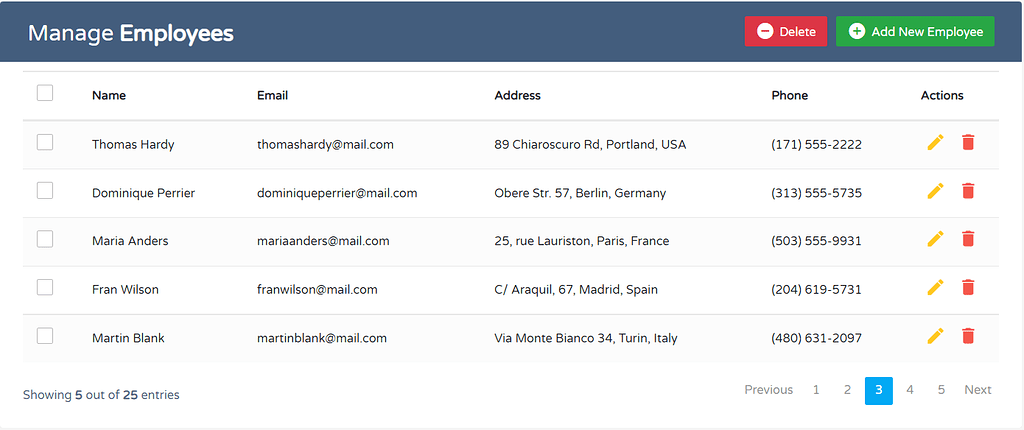
#> input picture Crawl4AI/image/delete.png, 1024 x 430 px
$ jupyter execute main.ipynb   (shell and % lines are left out)
#> lines starting #> are read from the running program, lines starting #| are printed output that depends on the picture; after the words box and inside, x2 and y2 are one past the last pixel; in counts of white or black regions, pixels touching at a corner belong together
[cell 1]
# ✅ Install dependencies (if needed)

## 🔄 Advanced Template Matching (Multiscaling)

[cell 2]
import cv2
import numpy as np
import imutils
import matplotlib.pyplot as plt

def multiscale_template_match(image_path, template_path, show_result=True):
#> called with image_path = 'image/delete.png', template_path = 'template5/temp7.png', show_result = True
    main_image = cv2.imread(image_path)
#> main_image is the input picture: shape (430, 1024, 3); mean B, G, R 230.9, 227.9, 224.3
    template = cv2.imread(template_path, 0)
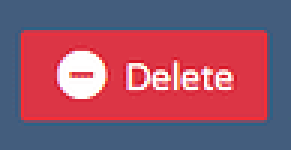
#> input picture Crawl4AI/template5/temp7.png, 97 x 50 px (shown 3 times larger)
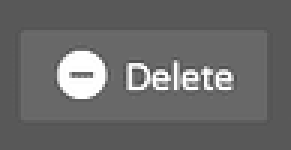
#> template: shape (50, 97) (shown 3 times larger); min 81, max 255, mean 106
    main_gray = cv2.cvtColor(main_image, cv2.COLOR_BGR2GRAY)
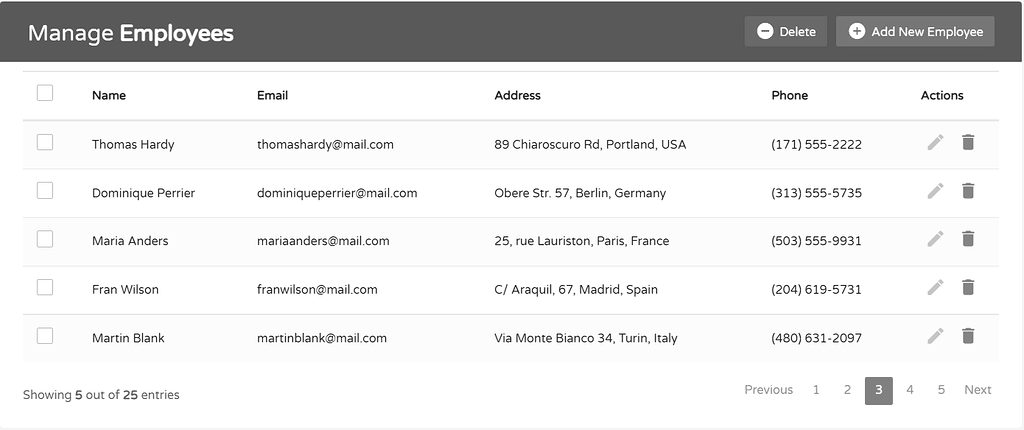
#> main_gray: shape (430, 1024); min 8, max 255, mean 227.2
    tH, tW = template.shape[:2]
#> tH = 50; tW = 97

    found = None
    for scale in np.linspace(0.2, 1.0, 20)[::-1]:
        resized = imutils.resize(main_gray, width=int(main_gray.shape[1] * scale))
        r = main_gray.shape[1] / float(resized.shape[1])

        if resized.shape[0] < tH or resized.shape[1] < tW:
            break

        result = cv2.matchTemplate(resized, template, cv2.TM_CCOEFF_NORMED)
        (_, maxVal, _, maxLoc) = cv2.minMaxLoc(result)

        if found is None or maxVal > found[0]:
            found = (maxVal, maxLoc, r)
#> this loop made 20 passes
#> (maxVal, found) on pass 1: (1, (1, (738, 6), 1))
#> (maxVal, maxLoc) on passes 2 to 7: (0.895, (704, 5)), (0.81, (673, 3)), (0.757, (640, 2)), (0.684, (608, 1)), (0.426, (650, 0)), (0.249, (367, 29))
#> pass 1, in multiscale_template_match, `result = cv2.matchTemplate(resized, template, cv2.TM_CCOEFF_NORMED)`:
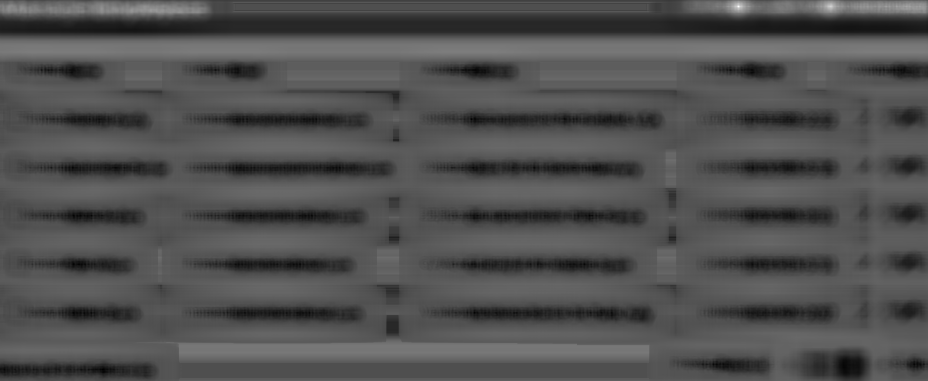
#> result: shape (381, 928) float32; min -0.45, max 1, mean 0.0115; drawn with min black and max white
#> after the loop:
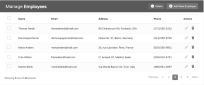
#> resized: shape (85, 204); min 88, max 255, mean 227.2
#> after the loop:
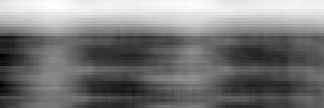
#> result: shape (36, 108) float32 (shown 3 times larger); min -0.136, max 0.235, mean 0.0401; drawn with min black and max white

    (maxVal, maxLoc, r) = found
#> maxVal = 1; maxLoc = (738, 6); r = 1
    (startX, startY) = (int(maxLoc[0] * r), int(maxLoc[1] * r))
#> startX = 738; startY = 6
    (endX, endY) = (int((maxLoc[0] + tW) * r), int((maxLoc[1] + tH) * r))
#> endX = 835; endY = 56

    if show_result:
        cv2.rectangle(main_image, (startX, startY), (endX, endY), (255, 0, 255), 2)
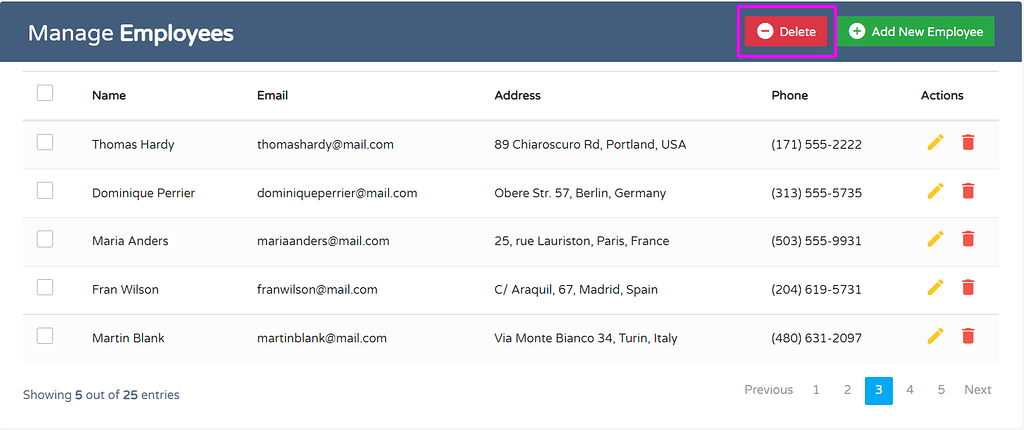
#> main_image: shape (430, 1024, 3); 0.2% of pixels changed, all inside (x1, y1, x2, y2) = (737, 5, 837, 58)
        plt.imshow(cv2.cvtColor(main_image, cv2.COLOR_BGR2RGB))
        plt.title("Multiscale Matched Template")
        plt.axis('off')
        plt.show()

    return (startX, startY, endX, endY)

## Example Usage

[cell 3]
bbox = multiscale_template_match("image/delete.png", "template5/temp7.png")
#> bbox = (738, 6, 835, 56)
print("Detected Coordinates:", bbox)
#| Detected Coordinates: (738, 6, 835, 56)

# ✅ Save the result image
result_image_path = "result/delete_result.png"
main_image = cv2.imread('image/delete.png')
cv2.rectangle(main_image, (bbox[0], bbox[1]), (bbox[2], bbox[3]), (255, 0, 255), 2)
cv2.imwrite(result_image_path, main_image)
#> Out = True

[cell 4]
import google.generativeai as genai
from PIL import Image
import textwrap

# Configure Gemini API (replace with your API key)
genai.configure(api_key="AIzaSyBj6Deo4a8sDagBbn7mWwk_zD4GWiBkimA")

# Initialize the Gemini model
model = genai.GenerativeModel('gemini-2.0-flash')

def verify_template_match(image_path, template_path, coordinates):
    # Load images
#> called with image_path = 'image/delete.png', template_path = 'template5/temp7.png', coordinates = (738, 6, 835, 56)
    main_image = Image.open(image_path)
#> main_image: PIL image 1024x430 P
    template_image = Image.open(template_path)

    # Prepare the prompt
    prompt = textwrap.dedent(f"""
    I performed template matching between the main image and the template image.
    The algorithm detected the template at coordinates: {coordinates} (startX, startY, endX, endY).

    Please verify if this detection is correct by:
    1. Comparing the template with the detected region in the main image
    2. Checking if this is the best possible match
    3. Looking for any false positives or better matches

    Return your analysis in this format:
    - Verification: [Correct/Incorrect]
    - Confidence: [High/Medium/Low]
    - Issues Found: [Describe any problems or suggest better coordinates if needed]
    - Additional Notes: [Any other observations]
    """)

    # Generate the response
    response = model.generate_content([prompt, main_image, template_image])

    # Print and return the response
    print(response.text)
    return response.text


# Run the verification
verification_result = verify_template_match(
    "image/delete.png",
    "template5/temp7.png",
    bbox
)
